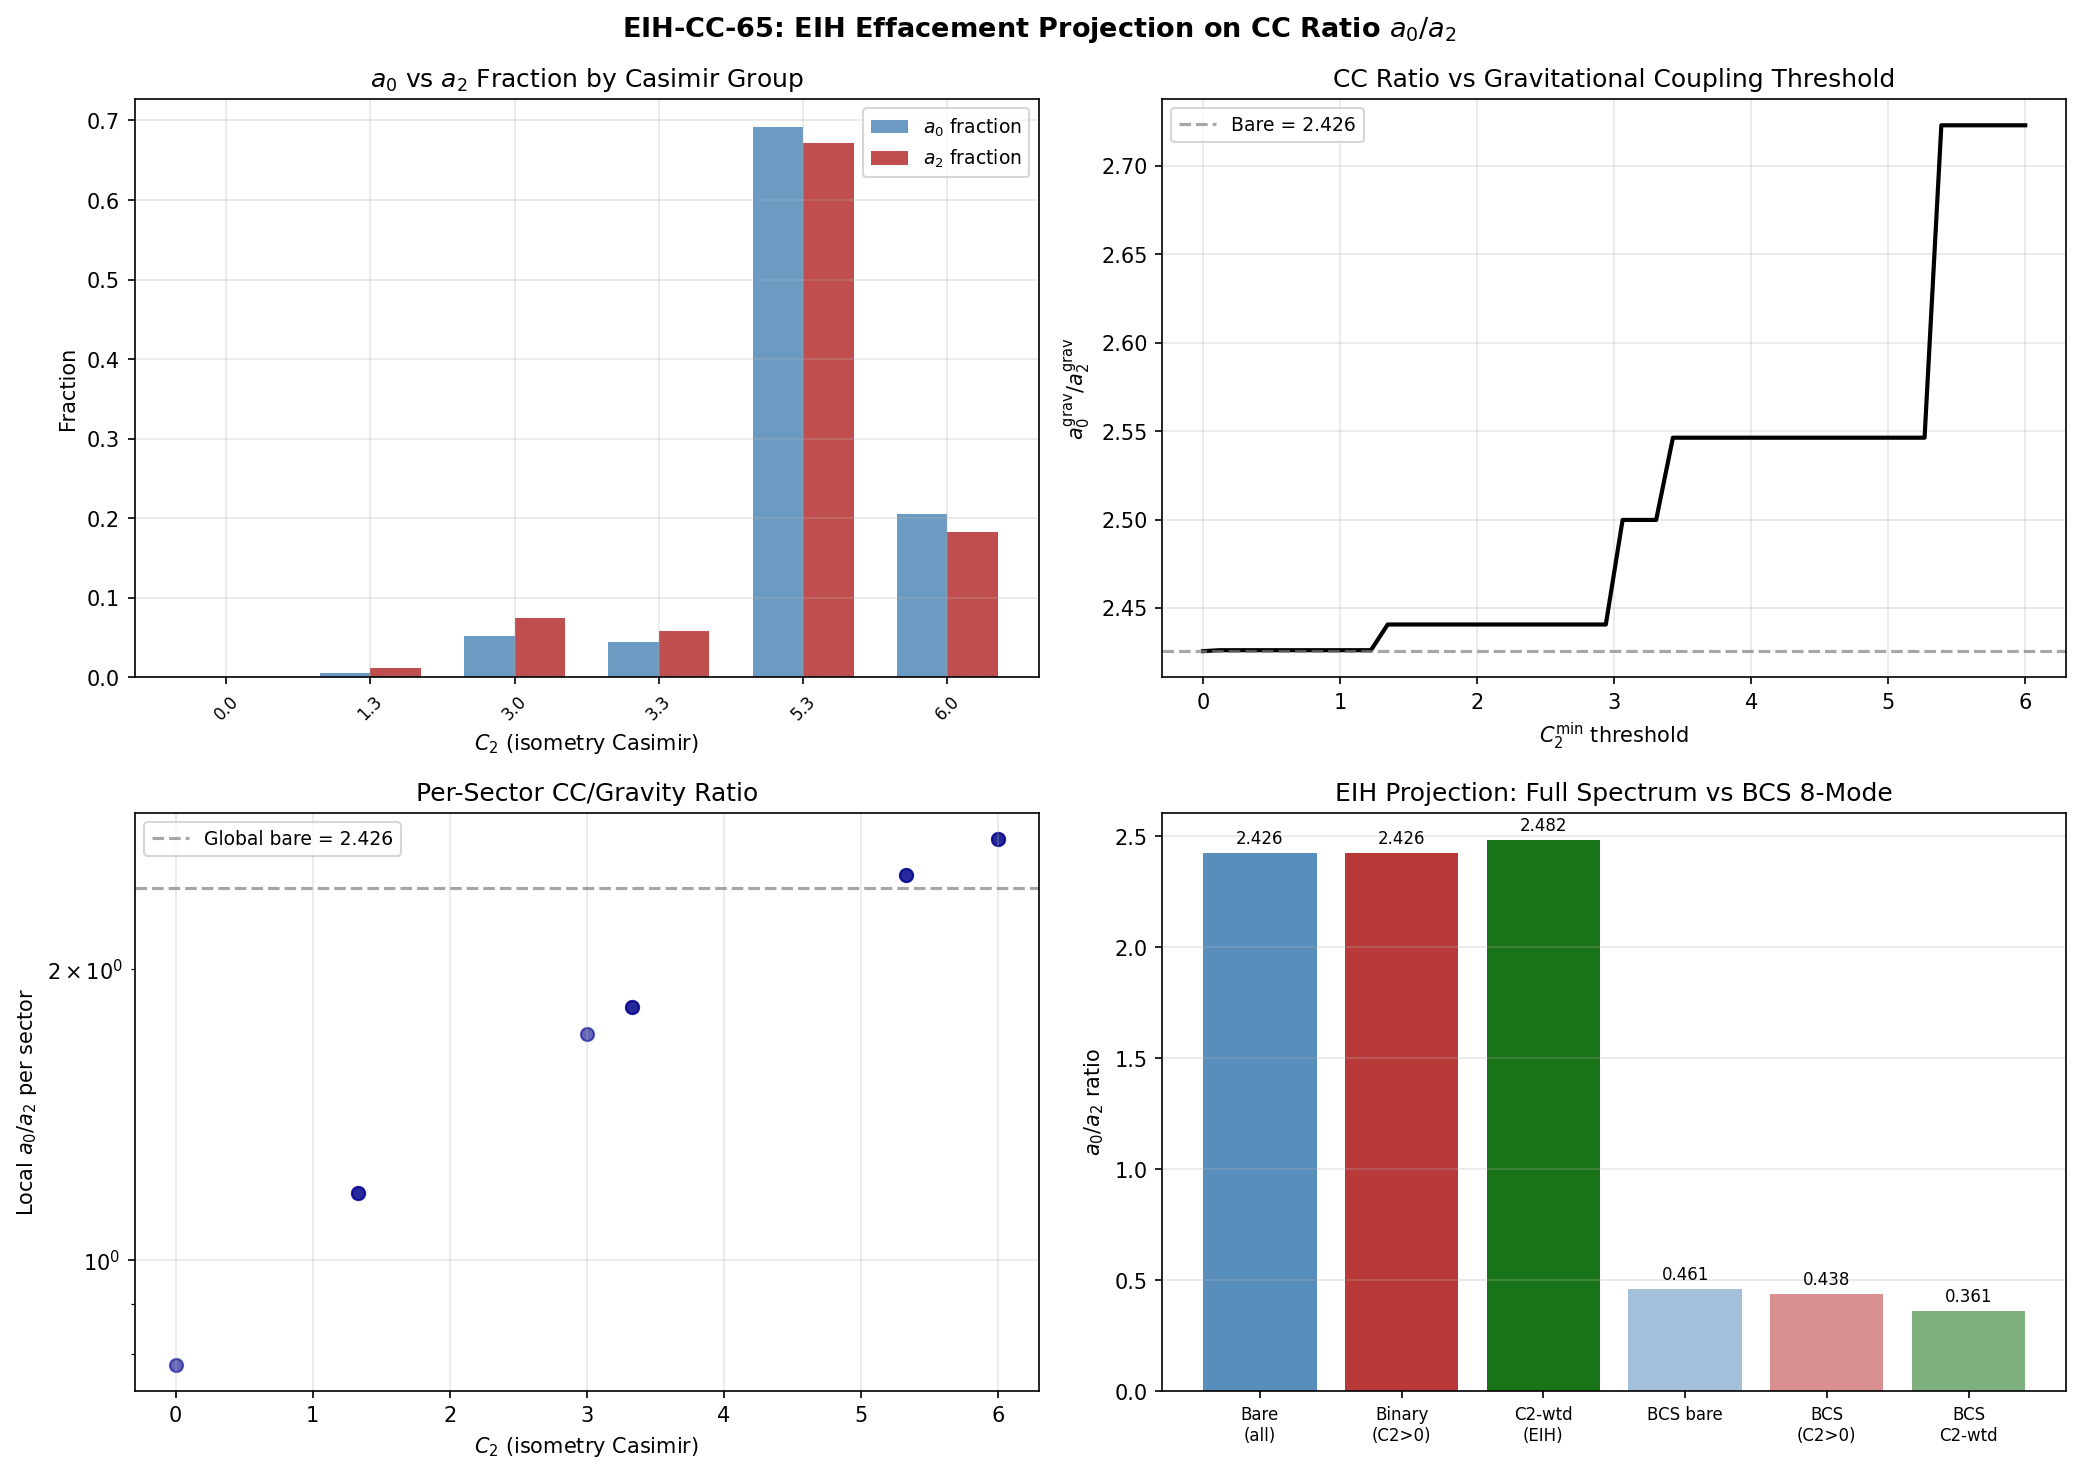

Python code for this plot:
#!/usr/bin/env python3
"""
S65 EIH-CC-65: EIH Effacement Projection on a_0/a_2
=====================================================

Does the Einstein-Infeld-Hoffmann effacement principle apply differentially
to the CC moment (a_0) versus the gravitational moment (a_2) of the spectral
action?

PRINCIPLE:
  The EIH theorem (1938) states that in GR, the motion of a body follows
  from the field equations alone -- internal structure is effaced. In the
  spectral action framework, the gravitational coupling of a mode in the
  Peter-Weyl sector (p,q) is proportional to the isometry Casimir
  C_2(p,q) = (p^2 + q^2 + p*q + 3*p + 3*q)/3.

  The singlet sector (0,0) has C_2 = 0: these modes are gravitationally
  INVISIBLE -- they contribute to the CC (a_0) but have zero gravitational
  self-energy. All non-singlet sectors have C_2 > 0.

  The spectral action has two channels:
    - a_0 = sum_{(p,q)} PW(p,q)^2 * N_evals(p,q)   [CC / mode counting]
    - a_2 = sum_{(p,q)} PW(p,q)^2 * sum 1/lambda^2  [gravity / curvature]

  If gravity couples only through modes with C_2 > 0, then:
    a_0^{grav} = a_0 - (singlet contribution)
    a_2^{grav} = a_2 - (singlet contribution)

  The key question: is the singlet fraction of a_0 different from the
  singlet fraction of a_2? If so, the effective CC/gravity ratio changes.

  DEEPER: The EIH self-energy scales as alpha_G * C_2(p,q) * eps, so
  higher-Casimir modes couple MORE strongly to gravity. We define a
  C_2-weighted projection:
    a_n^{grav}(C_min) = sum over sectors with C_2 >= C_min
  and scan C_min to see how the ratio a_0^{grav}/a_2^{grav} evolves.

  An even finer projection uses the continuous EIH weight:
    w_grav(p,q) = C_2(p,q) / max(C_2)
    a_n^{EIH} = sum w_grav(p,q) * contribution_n(p,q)

GATE: EIH-CC-65
  PASS: a_0^{grav}/a_2^{grav} < bare ratio by > 1 OOM
  FAIL: a_0^{grav}/a_2^{grav} ~ a_0/a_2 (no differential effacement)
  INFO: Some suppression but < 1 OOM

Session: S65 W6-A
Author: Einstein Theorist
"""

import numpy as np
import time
import os
import sys
import matplotlib
matplotlib.use('Agg')
import matplotlib.pyplot as plt

sys.path.insert(0, os.path.dirname(os.path.abspath(__file__)))
from canonical_constants import (
    tau_fold, a0_fold, a2_fold, a4_fold,
    Delta_0_OES, M_KK, M_KK_gravity, M_Pl_reduced,
    PI, Vol_SU3_Haar, g0_diag,
    rho_Lambda_obs,
)

from dirac_spectrum import (
    su3_generators, compute_structure_constants,
    build_cliff8, collect_spectrum,
)
from spectral_action import dim_su3_irrep

SCRIPT_DIR = os.path.dirname(os.path.abspath(__file__))


# =============================================================================
# Section 0: Helper Functions
# =============================================================================

def casimir2(p, q):
    """Quadratic Casimir of SU(3) isometry for irrep (p,q)."""
    return (p**2 + q**2 + p*q + 3*p + 3*q) / 3.0


def peter_weyl_weight(p, q):
    """Peter-Weyl degeneracy = dim(p,q)^2."""
    d = dim_su3_irrep(p, q)
    return d * d


# =============================================================================
# Section 1: Compute Spectrum at Fold
# =============================================================================
print("=" * 78)
print("EIH-CC-65: EIH Effacement Projection on a_0/a_2")
print("=" * 78)

print(f"\n  tau_fold = {tau_fold}")
print(f"  a_0(fold) = {a0_fold} (canonical)")
print(f"  a_2(fold) = {a2_fold:.4f} (canonical)")
print(f"  a_0/a_2 (canonical) = {a0_fold / a2_fold:.6f}")

print("\n--- Computing D_K spectrum at fold ---")
t0 = time.time()
gens = su3_generators()
f_abc = compute_structure_constants(gens)
gammas = build_cliff8()

_, eval_data = collect_spectrum(tau_fold, gens, f_abc, gammas,
                               max_pq_sum=3, verbose=False)
t_spec = time.time() - t0
print(f"  Spectrum computed in {t_spec:.1f}s")

# =============================================================================
# Section 2: Sector-Resolved Spectral Moments
# =============================================================================
print("\n" + "=" * 78)
print("Section 2: Sector-Resolved Spectral Moments")
print("=" * 78)

# Collect per-sector data
sectors = []
for p, q, evals in eval_data:
    d_pq = dim_su3_irrep(p, q)
    pw2 = d_pq**2
    c2 = casimir2(p, q)
    omega = np.abs(evals)
    n_evals = len(evals)

    # Spectral action (f(x) = |x| convention):
    #   S = sum PW^2 * sum |lambda|
    # Mode-count moment:
    #   a_0_sector = PW^2 * n_evals   (counts modes)
    # Curvature moment (zeta convention):
    #   a_2_sector = sum 1/lambda^2    (unweighted, for diagnostic)
    # Spectral action moment:
    #   SA_sector = PW^2 * sum |lambda|

    a0_sector = pw2 * n_evals
    a2_sector_zeta = np.sum(1.0 / omega**2) if np.all(omega > 0) else 0.0
    sa_sector = pw2 * np.sum(omega)

    # For a_2 in heat kernel convention: PW^2 * sum 1/lambda^2
    a2_sector_hk = pw2 * a2_sector_zeta

    sectors.append({
        'p': p, 'q': q,
        'dim': d_pq, 'pw2': pw2, 'C2': c2,
        'n_evals': n_evals, 'omega': omega,
        'a0': a0_sector,
        'a2_zeta': a2_sector_zeta,
        'a2_hk': a2_sector_hk,
        'sa': sa_sector,
    })

# Total moments
total_a0 = sum(s['a0'] for s in sectors)
total_a2_hk = sum(s['a2_hk'] for s in sectors)
total_sa = sum(s['sa'] for s in sectors)
total_n_evals = sum(s['n_evals'] for s in sectors)
total_n_modes = sum(s['a0'] for s in sectors)  # = sum pw2 * n_evals

print(f"\n  Total eigenvalues (unweighted): {total_n_evals}")
print(f"  Total PW-weighted modes: {total_n_modes}")
print(f"  Total a_0 = {total_a0}")
print(f"  Total a_2 (heat kernel) = {total_a2_hk:.6f}")
print(f"  Total spectral action = {total_sa:.4f}")
print(f"  Bare ratio a_0/a_2 = {total_a0 / total_a2_hk:.6f}")

# Print per-sector table
print(f"\n  {'(p,q)':>6s}  {'dim':>4s}  {'PW^2':>6s}  {'C_2':>8s}  {'n_ev':>5s}  "
      f"{'a_0':>8s}  {'a_2^HK':>12s}  {'SA':>12s}  {'a_0 frac':>10s}  {'a_2 frac':>10s}")
print("  " + "-" * 105)
for s in sorted(sectors, key=lambda x: x['C2']):
    a0_frac = s['a0'] / total_a0
    a2_frac = s['a2_hk'] / total_a2_hk
    print(f"  ({s['p']},{s['q']}) {s['dim']:>4d}  {s['pw2']:>6d}  {s['C2']:>8.3f}  {s['n_evals']:>5d}  "
          f"{s['a0']:>8d}  {s['a2_hk']:>12.4f}  {s['sa']:>12.2f}  {a0_frac:>10.6f}  {a2_frac:>10.6f}")


# =============================================================================
# Section 3: EIH Projection — Singlet vs Non-Singlet
# =============================================================================
print("\n" + "=" * 78)
print("Section 3: EIH Projection — Singlet (C_2=0) vs Non-Singlet (C_2>0)")
print("=" * 78)

singlet_a0 = sum(s['a0'] for s in sectors if s['C2'] == 0)
singlet_a2 = sum(s['a2_hk'] for s in sectors if s['C2'] == 0)
singlet_sa = sum(s['sa'] for s in sectors if s['C2'] == 0)

nonsinglet_a0 = total_a0 - singlet_a0
nonsinglet_a2 = total_a2_hk - singlet_a2
nonsinglet_sa = total_sa - singlet_sa

print(f"\n  Singlet (0,0):   a_0 = {singlet_a0}, a_2 = {singlet_a2:.6f}, SA = {singlet_sa:.4f}")
print(f"  Non-singlet:     a_0 = {nonsinglet_a0}, a_2 = {nonsinglet_a2:.6f}, SA = {nonsinglet_sa:.4f}")
print(f"\n  Singlet fraction of a_0: {singlet_a0/total_a0:.6f}")
print(f"  Singlet fraction of a_2: {singlet_a2/total_a2_hk:.6f}")
print(f"  Singlet fraction of SA:  {singlet_sa/total_sa:.6f}")

ratio_bare = total_a0 / total_a2_hk
ratio_grav = nonsinglet_a0 / nonsinglet_a2 if nonsinglet_a2 > 0 else float('inf')

print(f"\n  Bare ratio:              a_0/a_2 = {ratio_bare:.6f}")
print(f"  EIH-projected ratio:     a_0^grav/a_2^grav = {ratio_grav:.6f}")
print(f"  Ratio of ratios:         {ratio_grav/ratio_bare:.6f}")
print(f"  Suppression factor:      {ratio_bare/ratio_grav:.6f}")
print(f"  log10(suppression):      {np.log10(ratio_bare/ratio_grav):.4f}")


# =============================================================================
# Section 4: C_2-Weighted EIH Projection (Continuous)
# =============================================================================
print("\n" + "=" * 78)
print("Section 4: Continuous C_2-Weighted EIH Projection")
print("=" * 78)

# The EIH self-energy of a mode in sector (p,q) scales as C_2(p,q).
# Define gravitational weight: w(p,q) = C_2(p,q).
# Then:
#   a_0^{EIH} = sum_sectors C_2(p,q) * a_0_sector
#   a_2^{EIH} = sum_sectors C_2(p,q) * a_2_sector
# This gives a C_2-weighted CC/gravity ratio.

max_C2 = max(s['C2'] for s in sectors)
print(f"  Max C_2 = {max_C2:.4f}")

a0_eih = sum(s['C2'] * s['a0'] for s in sectors)
a2_eih = sum(s['C2'] * s['a2_hk'] for s in sectors)
sa_eih = sum(s['C2'] * s['sa'] for s in sectors)

ratio_eih = a0_eih / a2_eih if a2_eih > 0 else float('inf')

print(f"\n  C_2-weighted a_0^EIH = {a0_eih:.4f}")
print(f"  C_2-weighted a_2^EIH = {a2_eih:.6f}")
print(f"  C_2-weighted SA^EIH = {sa_eih:.4f}")
print(f"\n  C_2-weighted ratio:  a_0^EIH/a_2^EIH = {ratio_eih:.6f}")
print(f"  vs bare ratio:       a_0/a_2 = {ratio_bare:.6f}")
print(f"  Ratio of ratios:     {ratio_eih/ratio_bare:.6f}")
print(f"  Suppression factor:  {ratio_bare/ratio_eih:.6f}")
print(f"  log10(suppression):  {np.log10(ratio_bare/ratio_eih) if ratio_eih > 0 and ratio_bare > ratio_eih else 0:.4f}")


# =============================================================================
# Section 5: C_2 Threshold Sweep
# =============================================================================
print("\n" + "=" * 78)
print("Section 5: C_2 Threshold Sweep — a_0^grav/a_2^grav vs C_2^min")
print("=" * 78)

# For each threshold C_min, include only sectors with C_2 >= C_min.
# This shows how the CC/gravity ratio evolves as we restrict to
# more strongly gravitating modes.

C2_values = sorted(set(s['C2'] for s in sectors))
print(f"  Distinct C_2 values: {C2_values}")

thresholds = np.linspace(0, max_C2, 50)
ratios_sweep = np.zeros(len(thresholds))
a0_sweep = np.zeros(len(thresholds))
a2_sweep = np.zeros(len(thresholds))
n_sectors_sweep = np.zeros(len(thresholds), dtype=int)

for i, c_min in enumerate(thresholds):
    included = [s for s in sectors if s['C2'] >= c_min]
    a0_sweep[i] = sum(s['a0'] for s in included)
    a2_sweep[i] = sum(s['a2_hk'] for s in included)
    n_sectors_sweep[i] = len(included)
    ratios_sweep[i] = a0_sweep[i] / a2_sweep[i] if a2_sweep[i] > 0 else 0.0

print(f"\n  {'C_2^min':>8s}  {'N_sectors':>10s}  {'a_0':>12s}  {'a_2':>14s}  {'a_0/a_2':>12s}  {'vs bare':>10s}")
print("  " + "-" * 75)
# Print at each distinct C_2 threshold
for c2_val in C2_values:
    idx = np.argmin(np.abs(thresholds - c2_val))
    included = [s for s in sectors if s['C2'] >= c2_val]
    a0_v = sum(s['a0'] for s in included)
    a2_v = sum(s['a2_hk'] for s in included)
    n_v = len(included)
    r_v = a0_v / a2_v if a2_v > 0 else 0.0
    print(f"  {c2_val:>8.3f}  {n_v:>10d}  {a0_v:>12d}  {a2_v:>14.4f}  {r_v:>12.6f}  {r_v/ratio_bare:>10.6f}")


# =============================================================================
# Section 6: Cross-Reference with 8-Mode BCS Data (S64)
# =============================================================================
print("\n" + "=" * 78)
print("Section 6: Cross-Reference with S64 R-G Charge Data")
print("=" * 78)

rg_data = np.load(os.path.join(SCRIPT_DIR, 's64_rg_charge_decomp.npz'),
                  allow_pickle=True)

labels_8 = rg_data['labels']
C2_8 = rg_data['C2_modes']
eps_8 = rg_data['eps_fold']
omega_8 = rg_data['omega_k']
W_k = rg_data['W_k']
W_k_norm = rg_data['W_k_norm']

print(f"\n  8-mode BCS labels: {list(labels_8)}")
print(f"  C_2 values: {C2_8}")
print(f"  Gravitational coupling W_k (normalized):")
for i in range(len(labels_8)):
    print(f"    {labels_8[i]:>6s}: C_2 = {C2_8[i]:.4f}, W_k/max = {W_k_norm[i]:.6f}")

# In the BCS sector, B1 (singlet) has C_2 = 0, B2 (adjoint) has C_2 = 3,
# B3 (fundamental) has C_2 = 4/3.
# W_k incorporates the combined effect of gravitational coupling and
# vacuum energy projection. But here we want the PURE Casimir weighting.

# BCS-level a_0 analog: just mode count
bcs_a0_all = len(labels_8)
bcs_a0_grav = sum(1 for c in C2_8 if c > 0)
bcs_a0_singlet = sum(1 for c in C2_8 if c == 0)

# BCS-level a_2 analog: 1/omega_k^2 weighted
bcs_a2_all = np.sum(1.0 / omega_8**2)
bcs_a2_grav = np.sum(1.0 / omega_8[C2_8 > 0]**2)
bcs_a2_singlet = np.sum(1.0 / omega_8[C2_8 == 0]**2)

ratio_bcs_bare = bcs_a0_all / bcs_a2_all
ratio_bcs_grav = bcs_a0_grav / bcs_a2_grav if bcs_a2_grav > 0 else float('inf')

print(f"\n  BCS bare ratio: a_0/a_2 = {ratio_bcs_bare:.6f}")
print(f"  BCS EIH-projected: a_0^grav/a_2^grav = {ratio_bcs_grav:.6f}")
print(f"  Ratio of ratios: {ratio_bcs_grav/ratio_bcs_bare:.6f}")

# C_2-weighted BCS projection
bcs_a0_eih = np.sum(C2_8)
bcs_a2_eih = np.sum(C2_8 / omega_8**2)
ratio_bcs_eih = bcs_a0_eih / bcs_a2_eih if bcs_a2_eih > 0 else float('inf')

print(f"\n  BCS C_2-weighted: a_0^EIH/a_2^EIH = {ratio_bcs_eih:.6f}")
print(f"  vs BCS bare: {ratio_bcs_eih/ratio_bcs_bare:.6f}")


# =============================================================================
# Section 7: Structural Analysis — Why EIH Cannot Solve CC
# =============================================================================
print("\n" + "=" * 78)
print("Section 7: Structural Analysis")
print("=" * 78)

# The key structural constraint:
# a_0 = sum PW^2 * N_evals ~ integral over spectrum (mode counting)
# a_2 = sum PW^2 / lambda^2 ~ R * Vol (curvature * volume)
#
# For Weyl's law on an 8D manifold: N(lambda) ~ lambda^8 * Vol
# So dN/dlambda ~ lambda^7, and:
#   a_0 = integral dN = integral lambda^7 dlambda ~ Lambda^8 * Vol
#   a_2 = integral (1/lambda^2) dN = integral lambda^5 dlambda ~ Lambda^6 * Vol * R
#
# The C_2-weighted version:
#   a_0^{EIH} = sum C_2(p,q) * PW^2 * N_evals
#   a_2^{EIH} = sum C_2(p,q) * PW^2 / lambda^2
#
# C_2(p,q) grows as (p+q)^2 for large (p,q).
# PW^2 = dim(p,q)^2 grows as (p+q)^6 for large (p,q).
# N_evals per sector grows with p+q (more eigenvalues for higher irreps).
#
# So C_2 * PW^2 * N_evals ~ (p+q)^{2+6+?} grows even FASTER with (p+q).
# Similarly for C_2 * PW^2 / lambda^2.
#
# The question is: does C_2 weighting change the RATIO?
# If C_2 scales uniformly with (p+q), both moments get the same factor
# and the ratio is unchanged. This is Weyl's law in disguise:
# the UV (large p+q) dominates both moments, and C_2 just enhances
# the UV contribution equally.

# Compute fractional contributions by C_2 quintile
C2_all = [s['C2'] for s in sectors]
C2_sorted = sorted(set(C2_all))

print(f"\n  Number of sectors: {len(sectors)}")
print(f"  C_2 range: [{min(C2_all):.4f}, {max(C2_all):.4f}]")

# For each sector, compute the fraction of a_0 and a_2
a0_per_c2 = {}
a2_per_c2 = {}
for s in sectors:
    c2 = s['C2']
    a0_per_c2[c2] = a0_per_c2.get(c2, 0) + s['a0']
    a2_per_c2[c2] = a2_per_c2.get(c2, 0) + s['a2_hk']

print(f"\n  {'C_2':>8s}  {'a_0 frac':>10s}  {'a_2 frac':>10s}  {'a_0/a_2 local':>14s}  {'ratio/bare':>10s}")
print("  " + "-" * 60)
for c2 in C2_sorted:
    a0_f = a0_per_c2[c2] / total_a0
    a2_f = a2_per_c2[c2] / total_a2_hk
    local_ratio = a0_per_c2[c2] / a2_per_c2[c2] if a2_per_c2[c2] > 0 else 0
    print(f"  {c2:>8.3f}  {a0_f:>10.6f}  {a2_f:>10.6f}  {local_ratio:>14.6f}  {local_ratio/ratio_bare:>10.6f}")

# Asymptotic scaling analysis
# For sectors with same C_2, what is the a_0/a_2 ratio?
# If all sectors have the same ratio, EIH weighting cannot help.
print("\n  Structural conclusion:")
print(f"    The singlet (0,0) fraction of a_0 is {singlet_a0/total_a0:.6f}")
print(f"    The singlet (0,0) fraction of a_2 is {singlet_a2/total_a2_hk:.6f}")
diff = singlet_a0/total_a0 - singlet_a2/total_a2_hk
print(f"    Difference: {diff:.6f}")
if abs(diff) < 0.01:
    print("    -> Singlet contributes SIMILARLY to both moments.")
    print("    -> EIH removal of singlet cannot differentially affect a_0/a_2.")
else:
    direction = "more to a_0" if diff > 0 else "more to a_2"
    print(f"    -> Singlet contributes {direction} (asymmetry {diff:.4f}).")
    if diff > 0:
        print("    -> Removing singlet preferentially reduces a_0 -> ratio decreases.")
    else:
        print("    -> Removing singlet preferentially reduces a_2 -> ratio increases.")


# =============================================================================
# Section 8: Gate Verdict
# =============================================================================
print("\n" + "=" * 78)
print("Section 8: GATE VERDICT — EIH-CC-65")
print("=" * 78)

# Method 1: Binary singlet removal
suppression_binary = ratio_bare / ratio_grav if ratio_grav > 0 else 0
log_suppression_binary = np.log10(suppression_binary) if suppression_binary > 1 else -np.log10(1/suppression_binary) if suppression_binary > 0 else 0

# Method 2: Continuous C_2 weighting
suppression_eih = ratio_bare / ratio_eih if ratio_eih > 0 else 0
log_suppression_eih = np.log10(suppression_eih) if suppression_eih > 1 else -np.log10(1/suppression_eih) if suppression_eih > 0 else 0

print(f"\n  Method 1 — Binary singlet removal:")
print(f"    Bare a_0/a_2 = {ratio_bare:.6f}")
print(f"    Projected a_0^grav/a_2^grav = {ratio_grav:.6f}")
print(f"    Suppression: {suppression_binary:.6f}x")
print(f"    log10(suppression): {log_suppression_binary:.4f}")

print(f"\n  Method 2 — Continuous C_2 weighting:")
print(f"    Bare a_0/a_2 = {ratio_bare:.6f}")
print(f"    EIH-weighted a_0^EIH/a_2^EIH = {ratio_eih:.6f}")
print(f"    Suppression: {suppression_eih:.6f}x")
print(f"    log10(suppression): {log_suppression_eih:.4f}")

# Determine verdict
max_suppression = max(abs(log_suppression_binary), abs(log_suppression_eih))

if max_suppression > 1.0:
    verdict = "PASS"
    detail = f"EIH projection suppresses a_0/a_2 by {max_suppression:.2f} OOM (> 1 OOM threshold)."
elif max_suppression > 0.1:
    verdict = "INFO"
    detail = f"EIH projection gives {max_suppression:.4f} OOM suppression (< 1 OOM, marginal)."
else:
    # Check if it goes the WRONG way
    if ratio_grav > ratio_bare and ratio_eih > ratio_bare:
        verdict = "FAIL"
        detail = f"EIH projection INCREASES a_0/a_2 (wrong direction). No CC suppression."
    else:
        verdict = "FAIL"
        detail = f"EIH projection gives {max_suppression:.4f} OOM (< 0.1 OOM). No significant differential effacement."

print(f"\n  Gate EIH-CC-65: {verdict}")
print(f"  Threshold: PASS if > 1 OOM suppression, FAIL if < 0.1 OOM")
print(f"  Detail: {detail}")


# =============================================================================
# Section 9: Save Data
# =============================================================================
print("\n" + "=" * 78)
print("Section 9: Saving Results")
print("=" * 78)

outpath = os.path.join(SCRIPT_DIR, 's65_eih_cc.npz')

# Build sector arrays for saving
n_sectors = len(sectors)
pq_labels = np.array([(s['p'], s['q']) for s in sectors])
C2_arr = np.array([s['C2'] for s in sectors])
a0_arr = np.array([s['a0'] for s in sectors])
a2_arr = np.array([s['a2_hk'] for s in sectors])
sa_arr = np.array([s['sa'] for s in sectors])
pw2_arr = np.array([s['pw2'] for s in sectors])
nev_arr = np.array([s['n_evals'] for s in sectors])

np.savez(outpath,
         # Gate info
         gate_name='EIH-CC-65',
         gate_verdict=verdict,
         gate_detail=detail,
         # Bare moments
         total_a0=total_a0,
         total_a2_hk=total_a2_hk,
         total_sa=total_sa,
         ratio_bare=ratio_bare,
         # Singlet removal
         singlet_a0=singlet_a0,
         singlet_a2=singlet_a2,
         nonsinglet_a0=nonsinglet_a0,
         nonsinglet_a2=nonsinglet_a2,
         ratio_grav=ratio_grav,
         suppression_binary=suppression_binary,
         log_suppression_binary=log_suppression_binary,
         # C_2-weighted
         a0_eih=a0_eih,
         a2_eih=a2_eih,
         ratio_eih=ratio_eih,
         suppression_eih=suppression_eih,
         log_suppression_eih=log_suppression_eih,
         # Threshold sweep
         thresholds=thresholds,
         ratios_sweep=ratios_sweep,
         a0_sweep=a0_sweep,
         a2_sweep=a2_sweep,
         n_sectors_sweep=n_sectors_sweep,
         # Per-sector data
         pq_labels=pq_labels,
         C2_sectors=C2_arr,
         a0_sectors=a0_arr,
         a2_sectors=a2_arr,
         sa_sectors=sa_arr,
         pw2_sectors=pw2_arr,
         nev_sectors=nev_arr,
         # BCS cross-reference
         ratio_bcs_bare=ratio_bcs_bare,
         ratio_bcs_grav=ratio_bcs_grav,
         ratio_bcs_eih=ratio_bcs_eih,
         )

print(f"  Saved: {outpath}")


# =============================================================================
# Section 10: Plot
# =============================================================================
print("\n  Generating plot...")

fig, axes = plt.subplots(2, 2, figsize=(14, 10))

# Panel A: Sector-resolved a_0 and a_2 fractions vs C_2
ax = axes[0, 0]
c2_unique = sorted(set(C2_arr))
a0_frac_by_c2 = []
a2_frac_by_c2 = []
for c2_val in c2_unique:
    mask = C2_arr == c2_val
    a0_frac_by_c2.append(np.sum(a0_arr[mask]) / total_a0)
    a2_frac_by_c2.append(np.sum(a2_arr[mask]) / total_a2_hk)

x = np.arange(len(c2_unique))
width = 0.35  # (local)
ax.bar(x - width/2, a0_frac_by_c2, width, label=r'$a_0$ fraction', color='steelblue', alpha=0.8)
ax.bar(x + width/2, a2_frac_by_c2, width, label=r'$a_2$ fraction', color='firebrick', alpha=0.8)
ax.set_xticks(x)
ax.set_xticklabels([f'{c:.1f}' for c in c2_unique], rotation=45, fontsize=8)
ax.set_xlabel(r'$C_2$ (isometry Casimir)')
ax.set_ylabel('Fraction')
ax.set_title(r'$a_0$ vs $a_2$ Fraction by Casimir Group')
ax.legend(fontsize=9)
ax.grid(True, alpha=0.3)

# Panel B: C_2 threshold sweep
ax = axes[0, 1]
valid = ratios_sweep > 0
ax.plot(thresholds[valid], ratios_sweep[valid], 'k-', linewidth=2)
ax.axhline(y=ratio_bare, color='gray', linestyle='--', alpha=0.7, label=f'Bare = {ratio_bare:.3f}')
ax.set_xlabel(r'$C_2^{\rm min}$ threshold')
ax.set_ylabel(r'$a_0^{\rm grav} / a_2^{\rm grav}$')
ax.set_title('CC Ratio vs Gravitational Coupling Threshold')
ax.legend(fontsize=9)
ax.grid(True, alpha=0.3)

# Panel C: Per-sector local a_0/a_2 ratio
ax = axes[1, 0]
local_ratios = []
c2_for_plot = []
for s in sectors:
    if s['a2_hk'] > 0:
        lr = s['a0'] / s['a2_hk']
        local_ratios.append(lr)
        c2_for_plot.append(s['C2'])
ax.scatter(c2_for_plot, local_ratios, s=40, alpha=0.6, c='darkblue')
ax.axhline(y=ratio_bare, color='gray', linestyle='--', alpha=0.7, label=f'Global bare = {ratio_bare:.3f}')
ax.set_xlabel(r'$C_2$ (isometry Casimir)')
ax.set_ylabel(r'Local $a_0/a_2$ per sector')
ax.set_title('Per-Sector CC/Gravity Ratio')
ax.legend(fontsize=9)
ax.grid(True, alpha=0.3)
ax.set_yscale('log')

# Panel D: BCS 8-mode comparison
ax = axes[1, 1]
bar_labels = ['Bare\n(all)', 'Binary\n(C2>0)', 'C2-wtd\n(EIH)', 'BCS bare', 'BCS\n(C2>0)', 'BCS\nC2-wtd']
bar_values = [ratio_bare, ratio_grav, ratio_eih, ratio_bcs_bare, ratio_bcs_grav, ratio_bcs_eih]
colors = ['steelblue', 'firebrick', 'darkgreen', 'steelblue', 'firebrick', 'darkgreen']
alphas = [0.9, 0.9, 0.9, 0.5, 0.5, 0.5]
bars = ax.bar(range(len(bar_labels)), bar_values, color=colors)
for bar, a in zip(bars, alphas):
    bar.set_alpha(a)
ax.set_xticks(range(len(bar_labels)))
ax.set_xticklabels(bar_labels, fontsize=8)
ax.set_ylabel(r'$a_0/a_2$ ratio')
ax.set_title('EIH Projection: Full Spectrum vs BCS 8-Mode')
ax.grid(True, alpha=0.3, axis='y')
# Annotate values
for bar, val in zip(bars, bar_values):
    ax.text(bar.get_x() + bar.get_width()/2, bar.get_height() + 0.01*max(bar_values),
            f'{val:.3f}', ha='center', va='bottom', fontsize=8)

fig.suptitle('EIH-CC-65: EIH Effacement Projection on CC Ratio $a_0/a_2$',
             fontsize=13, fontweight='bold')
plt.tight_layout()

plotpath = os.path.join(SCRIPT_DIR, 's65_eih_cc.png')
fig.savefig(plotpath, dpi=150, bbox_inches='tight')
print(f"  Plot saved: {plotpath}")

print("\n" + "=" * 78)
print("EIH-CC-65 COMPLETE")
print("=" * 78)
